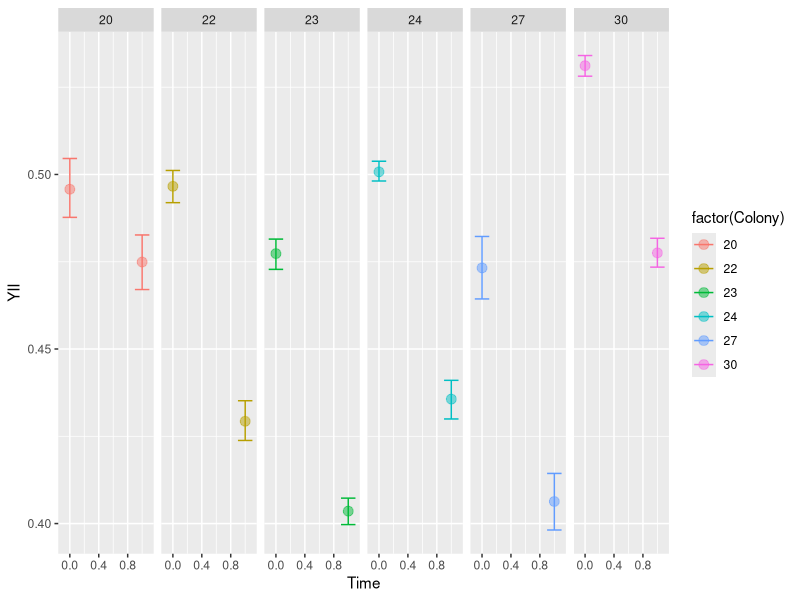
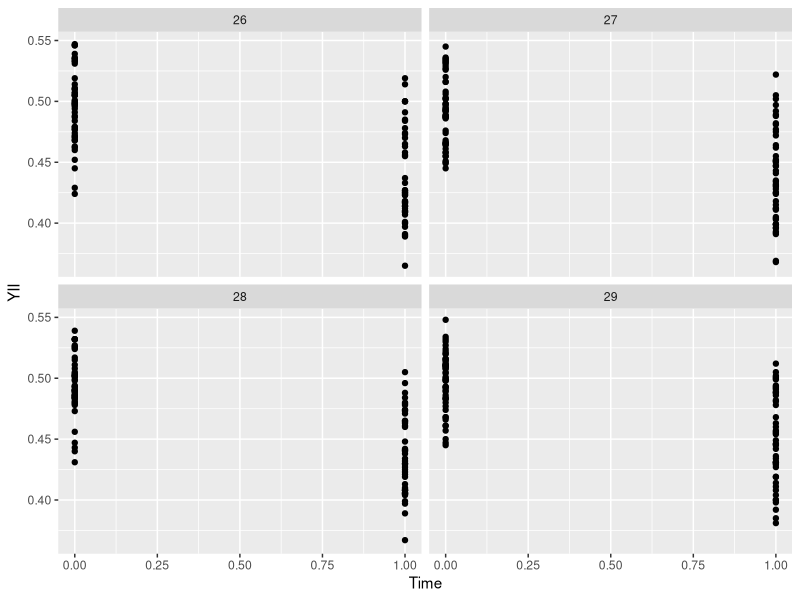
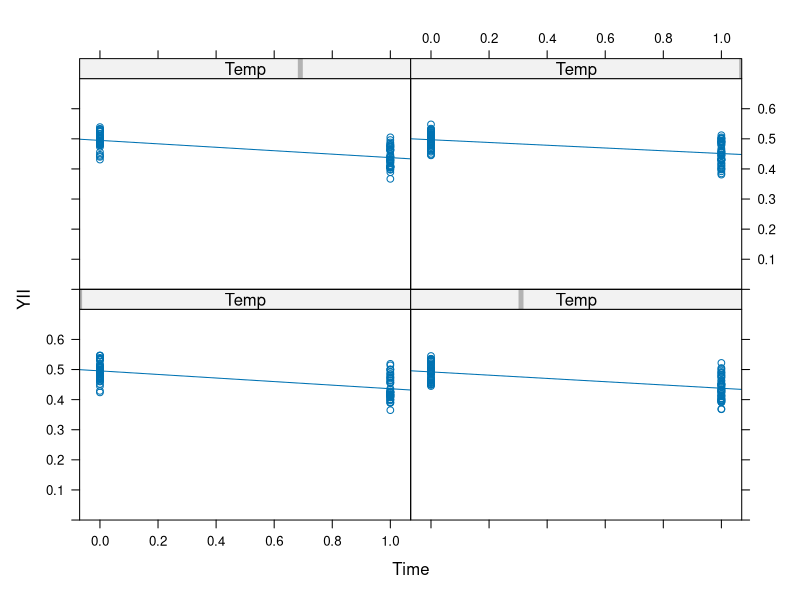

The R script that drew these images, in order: (Note: this script raises an error after producing the figures.)
## ---- chunk 1
knitr::opts_chunk$set(echo = TRUE, warning=FALSE, message=FALSE)
## ---- chunk 2

getwd()

# Get all libraries and sources required to run the script

library(dplyr)
library(plyr)
library(reshape2)
library(ggplot2)

# Import your data: 

## Long format Ssid YII
Ssid.Tall<-read.csv("YII_long_2017-10-03.csv", header = TRUE)

# Wide formating 
Ssid.wide<- reshape(Ssid.Tall, idvar = "Core", timevar = "Time", direction = "wide")

write.csv(Ssid.wide, file="YII_wide_2017-10-03.csv")
## ---- chunk 3

YII<- ggplot(Ssid.Tall, aes (Time, YII, colour=factor(Colony)))
YII + stat_summary(fun.data = "mean_cl_boot",geom = "errorbar", width = 0.2 )+
  stat_summary(fun.y=mean, geom="point", size =3, alpha=0.5) + # geom_jitter() + 
  facet_grid (~Colony)


## ---- chunk 4
YII_Frag <- ggplot(Ssid.Tall, aes (Time, YII))
YII_Frag + geom_point() + facet_wrap (~Temp)

library(lattice)
xyplot(YII ~ Time | Temp, data=Ssid.Tall, type=c("p", "r"), ylim=c(0.0, 0.7))
## ---- chunk 5

YII_Bott <- ggplot(Ssid.Tall, aes (Time, YII, colour=factor(Treatment)))
YII_Bott + stat_summary(fun.data = "mean_cl_boot",geom = "errorbar", width = 0.2)+
  stat_summary(fun.y=mean, geom="point", size =3, alpha=0.5) +
  stat_summary(fun.y=mean, geom="line")
  # geom_jitter()+


Ssid.Tall$Treatment <- as.factor(Ssid.Tall$Treatment)
Ssid.Tall$Time <- as.factor(Ssid.Tall$Time)

library(multcomp)
library(multcompView)
library(lsmeans)


LM_Treatment <- lm(YII ~ Treatment, data= Ssid.Tall)

LM_Time <-lm(YII ~ Time, data = Ssid.Tall)

LM_Tre_Time <- lm(YII ~ Time * Treatment, data=Ssid.Tall)

anova(LM_Treatment)
TukeyHSD(aov(LM_Treatment))

anova(LM_Time)
TukeyHSD(aov(LM_Time))

anova(LM_Tre_Time)
# TukeyHSD(aov(LM_Tre_Time))

#  cld from multicom  set a compact letter display of all pair-wise comparisons.
cld(lsmeans(LM_Treatment, "Treatment"))
cld(lsmeans(LM_Time, "Time"))
cld(lsmeans(LM_Tre_Time, specs = c("Treatment", "Time")))

## ---- chunk 6
Ssid.wide$Change1<-((Ssid.wide$YII_1)-(Ssid.wide$YII_0))
Ssid.wide$Change2<-((Ssid.wide$YII_2)-(Ssid.wide$YII_1))
Ssid.wide$Change3<-((Ssid.wide$YII_2)-(Ssid.wide$YII_0))


YII_Change1 <- ggplot(Ssid.wide, aes (Treatment, Change1, colour=factor(Treatment)))
YII_Change1 + stat_summary(fun.data = "mean_cl_boot",geom = "errorbar", width = 0.2)+
  stat_summary(fun.y=mean, geom="point", size =3, alpha=0.5) +
  geom_jitter()

YII_Change2 <- ggplot(Ssid.wide, aes (Treatment, Change2, colour=factor(Treatment)))
YII_Change2 + stat_summary(fun.data = "mean_cl_boot",geom = "errorbar", width = 0.2)+
  stat_summary(fun.y=mean, geom="point", size =3, alpha=0.5) +
  geom_jitter()

YII_Change3 <- ggplot(Ssid.wide, aes (Treatment, Change3, colour=factor(Treatment)))
YII_Change3 + stat_summary(fun.data = "mean_cl_boot",geom = "errorbar", width = 0.2)+
  stat_summary(fun.y=mean, geom="point", size =3, alpha=0.5) +
  geom_jitter()
